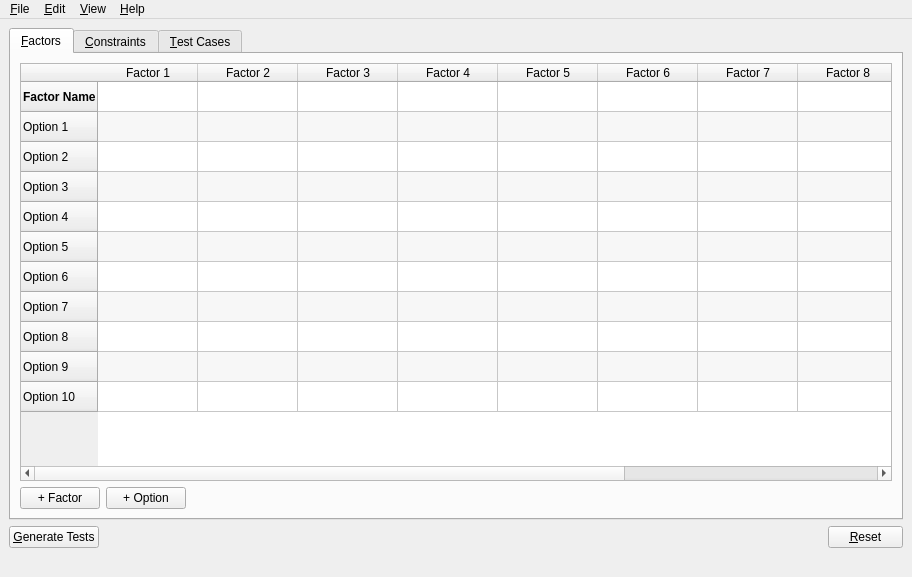
<?xml version="1.0" encoding="UTF-8"?>
<ui version="4.0">
 <class>MainWindow</class>
 <widget class="QMainWindow" name="MainWindow">
  <property name="geometry">
   <rect>
    <x>0</x>
    <y>0</y>
    <width>912</width>
    <height>577</height>
   </rect>
  </property>
  <property name="windowTitle">
   <string>Pairwise Test Case Generator</string>
  </property>
  <property name="windowIcon">
   <iconset>
    <normaloff>:/icons/icon.png</normaloff>:/icons/icon.png</iconset>
  </property>
  <widget class="QWidget" name="centralwidget">
   <layout class="QGridLayout" name="gridLayout">
    <item row="0" column="0">
     <widget class="QTabWidget" name="tabWidget">
      <property name="currentIndex">
       <number>0</number>
      </property>
      <widget class="QWidget" name="tab">
       <attribute name="title">
        <string>&amp;Factors</string>
       </attribute>
       <layout class="QGridLayout" name="gridLayout_2">
        <item row="0" column="0">
         <widget class="QTableWidget" name="tablePairs">
          <property name="editTriggers">
           <set>QAbstractItemView::AnyKeyPressed|QAbstractItemView::DoubleClicked</set>
          </property>
          <property name="dragEnabled">
           <bool>false</bool>
          </property>
          <property name="alternatingRowColors">
           <bool>true</bool>
          </property>
          <property name="rowCount">
           <number>11</number>
          </property>
          <property name="columnCount">
           <number>10</number>
          </property>
          <row>
           <property name="text">
            <string>Factor Name</string>
           </property>
           <property name="font">
            <font>
             <weight>75</weight>
             <bold>true</bold>
            </font>
           </property>
           <property name="background">
            <color alpha="0">
             <red>255</red>
             <green>255</green>
             <blue>255</blue>
            </color>
           </property>
          </row>
          <row>
           <property name="text">
            <string>Option 1</string>
           </property>
          </row>
          <row>
           <property name="text">
            <string>Option 2</string>
           </property>
          </row>
          <row>
           <property name="text">
            <string>Option 3</string>
           </property>
          </row>
          <row>
           <property name="text">
            <string>Option 4</string>
           </property>
          </row>
          <row>
           <property name="text">
            <string>Option 5</string>
           </property>
          </row>
          <row>
           <property name="text">
            <string>Option 6</string>
           </property>
          </row>
          <row>
           <property name="text">
            <string>Option 7</string>
           </property>
          </row>
          <row>
           <property name="text">
            <string>Option 8</string>
           </property>
          </row>
          <row>
           <property name="text">
            <string>Option 9</string>
           </property>
          </row>
          <row>
           <property name="text">
            <string>Option 10</string>
           </property>
          </row>
          <column>
           <property name="text">
            <string>Factor 1</string>
           </property>
          </column>
          <column>
           <property name="text">
            <string>Factor 2</string>
           </property>
          </column>
          <column>
           <property name="text">
            <string>Factor 3</string>
           </property>
          </column>
          <column>
           <property name="text">
            <string>Factor 4</string>
           </property>
          </column>
          <column>
           <property name="text">
            <string>Factor 5</string>
           </property>
          </column>
          <column>
           <property name="text">
            <string>Factor 6</string>
           </property>
          </column>
          <column>
           <property name="text">
            <string>Factor 7</string>
           </property>
          </column>
          <column>
           <property name="text">
            <string>Factor 8</string>
           </property>
          </column>
          <column>
           <property name="text">
            <string>Factor 9</string>
           </property>
          </column>
          <column>
           <property name="text">
            <string>Factor 10</string>
           </property>
          </column>
          <item row="0" column="0">
           <property name="text">
            <string/>
           </property>
           <property name="font">
            <font>
             <weight>75</weight>
             <bold>true</bold>
            </font>
           </property>
           <property name="background">
            <brush brushstyle="NoBrush">
             <color alpha="255">
              <red>255</red>
              <green>255</green>
              <blue>127</blue>
             </color>
            </brush>
           </property>
          </item>
          <item row="0" column="1">
           <property name="text">
            <string/>
           </property>
           <property name="font">
            <font>
             <weight>75</weight>
             <bold>true</bold>
            </font>
           </property>
          </item>
          <item row="0" column="2">
           <property name="text">
            <string/>
           </property>
           <property name="font">
            <font>
             <weight>75</weight>
             <bold>true</bold>
            </font>
           </property>
          </item>
          <item row="0" column="3">
           <property name="text">
            <string/>
           </property>
           <property name="font">
            <font>
             <weight>75</weight>
             <bold>true</bold>
            </font>
           </property>
          </item>
          <item row="0" column="4">
           <property name="text">
            <string/>
           </property>
           <property name="font">
            <font>
             <weight>75</weight>
             <bold>true</bold>
            </font>
           </property>
          </item>
          <item row="0" column="5">
           <property name="text">
            <string/>
           </property>
           <property name="font">
            <font>
             <weight>75</weight>
             <bold>true</bold>
            </font>
           </property>
          </item>
          <item row="0" column="6">
           <property name="text">
            <string/>
           </property>
           <property name="font">
            <font>
             <weight>75</weight>
             <bold>true</bold>
            </font>
           </property>
          </item>
          <item row="0" column="7">
           <property name="text">
            <string/>
           </property>
           <property name="font">
            <font>
             <weight>75</weight>
             <bold>true</bold>
            </font>
           </property>
          </item>
          <item row="0" column="8">
           <property name="text">
            <string/>
           </property>
           <property name="font">
            <font>
             <weight>75</weight>
             <bold>true</bold>
            </font>
           </property>
          </item>
          <item row="0" column="9">
           <property name="text">
            <string/>
           </property>
           <property name="font">
            <font>
             <weight>75</weight>
             <bold>true</bold>
            </font>
           </property>
          </item>
         </widget>
        </item>
        <item row="1" column="0">
         <layout class="QHBoxLayout" name="horizontalLayout">
          <item>
           <widget class="QPushButton" name="buttonAddFactor">
            <property name="maximumSize">
             <size>
              <width>80</width>
              <height>23</height>
             </size>
            </property>
            <property name="text">
             <string>+ Factor</string>
            </property>
           </widget>
          </item>
          <item>
           <widget class="QPushButton" name="buttonAddOption">
            <property name="maximumSize">
             <size>
              <width>80</width>
              <height>23</height>
             </size>
            </property>
            <property name="text">
             <string>+ Option</string>
            </property>
           </widget>
          </item>
          <item>
           <spacer name="horizontalSpacer">
            <property name="orientation">
             <enum>Qt::Horizontal</enum>
            </property>
            <property name="sizeHint" stdset="0">
             <size>
              <width>388</width>
              <height>20</height>
             </size>
            </property>
           </spacer>
          </item>
         </layout>
        </item>
       </layout>
      </widget>
      <widget class="QWidget" name="tab_2">
       <attribute name="title">
        <string>&amp;Constraints</string>
       </attribute>
       <layout class="QGridLayout" name="gridLayout_3">
        <item row="0" column="0">
         <widget class="QTableWidget" name="tableConstraints">
          <property name="editTriggers">
           <set>QAbstractItemView::NoEditTriggers</set>
          </property>
          <property name="rowCount">
           <number>0</number>
          </property>
          <property name="columnCount">
           <number>0</number>
          </property>
         </widget>
        </item>
        <item row="1" column="0">
         <layout class="QHBoxLayout" name="horizontalLayout_4">
          <item>
           <widget class="QPushButton" name="buttonAdd">
            <property name="enabled">
             <bool>false</bool>
            </property>
            <property name="text">
             <string>&amp;Add</string>
            </property>
           </widget>
          </item>
          <item>
           <spacer name="horizontalSpacer_3">
            <property name="orientation">
             <enum>Qt::Horizontal</enum>
            </property>
            <property name="sizeHint" stdset="0">
             <size>
              <width>338</width>
              <height>20</height>
             </size>
            </property>
           </spacer>
          </item>
         </layout>
        </item>
       </layout>
      </widget>
      <widget class="QWidget" name="tab_3">
       <attribute name="title">
        <string>&amp;Test Cases</string>
       </attribute>
       <layout class="QGridLayout" name="gridLayout_4">
        <item row="0" column="0">
         <widget class="QTableWidget" name="tableResults">
          <property name="editTriggers">
           <set>QAbstractItemView::NoEditTriggers</set>
          </property>
          <property name="alternatingRowColors">
           <bool>true</bool>
          </property>
         </widget>
        </item>
        <item row="1" column="0">
         <layout class="QHBoxLayout" name="horizontalLayout_5">
          <item>
           <widget class="QPushButton" name="buttonExcel">
            <property name="enabled">
             <bool>false</bool>
            </property>
            <property name="text">
             <string>&amp;Excel</string>
            </property>
           </widget>
          </item>
          <item>
           <spacer name="horizontalSpacer_5">
            <property name="orientation">
             <enum>Qt::Horizontal</enum>
            </property>
            <property name="sizeHint" stdset="0">
             <size>
              <width>448</width>
              <height>20</height>
             </size>
            </property>
           </spacer>
          </item>
         </layout>
        </item>
       </layout>
      </widget>
     </widget>
    </item>
    <item row="1" column="0">
     <layout class="QVBoxLayout" name="verticalLayout">
      <item>
       <layout class="QHBoxLayout" name="horizontalLayout_2">
        <item>
         <widget class="QPushButton" name="buttonGenerate">
          <property name="maximumSize">
           <size>
            <width>137</width>
            <height>23</height>
           </size>
          </property>
          <property name="text">
           <string>&amp;Generate Tests</string>
          </property>
         </widget>
        </item>
        <item>
         <spacer name="horizontalSpacer_4">
          <property name="orientation">
           <enum>Qt::Horizontal</enum>
          </property>
          <property name="sizeHint" stdset="0">
           <size>
            <width>148</width>
            <height>20</height>
           </size>
          </property>
         </spacer>
        </item>
        <item>
         <widget class="QPushButton" name="buttonClear">
          <property name="maximumSize">
           <size>
            <width>75</width>
            <height>23</height>
           </size>
          </property>
          <property name="text">
           <string>&amp;Reset</string>
          </property>
         </widget>
        </item>
       </layout>
      </item>
      <item>
       <widget class="QLabel" name="labelMessage">
        <property name="text">
         <string/>
        </property>
       </widget>
      </item>
     </layout>
    </item>
   </layout>
  </widget>
  <widget class="QMenuBar" name="menubar">
   <property name="geometry">
    <rect>
     <x>0</x>
     <y>0</y>
     <width>912</width>
     <height>22</height>
    </rect>
   </property>
   <widget class="QMenu" name="menuFile">
    <property name="title">
     <string>&amp;File</string>
    </property>
    <addaction name="actionOpen"/>
    <addaction name="actionSave"/>
    <addaction name="separator"/>
    <addaction name="actionExit"/>
   </widget>
   <widget class="QMenu" name="menuHelp">
    <property name="title">
     <string>&amp;Help</string>
    </property>
    <addaction name="actionHelp"/>
    <addaction name="actionAbout"/>
   </widget>
   <widget class="QMenu" name="menuView">
    <property name="title">
     <string>&amp;View</string>
    </property>
    <addaction name="actionFactors"/>
    <addaction name="actionConstraints"/>
    <addaction name="actionResults"/>
   </widget>
   <widget class="QMenu" name="menuEdit">
    <property name="title">
     <string>&amp;Edit</string>
    </property>
    <addaction name="actionCopy"/>
    <addaction name="actionPaste"/>
   </widget>
   <addaction name="menuFile"/>
   <addaction name="menuEdit"/>
   <addaction name="menuView"/>
   <addaction name="menuHelp"/>
  </widget>
  <action name="actionHelp">
   <property name="text">
    <string>Help</string>
   </property>
   <property name="shortcut">
    <string>Ctrl+H</string>
   </property>
  </action>
  <action name="actionOpen">
   <property name="text">
    <string>Open</string>
   </property>
   <property name="shortcut">
    <string>Ctrl+O</string>
   </property>
  </action>
  <action name="actionSave">
   <property name="text">
    <string>Save</string>
   </property>
   <property name="shortcut">
    <string>Ctrl+S</string>
   </property>
  </action>
  <action name="actionAbout">
   <property name="text">
    <string>About</string>
   </property>
  </action>
  <action name="actionFactors">
   <property name="text">
    <string>Factors</string>
   </property>
  </action>
  <action name="actionConstraints">
   <property name="text">
    <string>Constraints</string>
   </property>
  </action>
  <action name="actionResults">
   <property name="text">
    <string>Test Cases</string>
   </property>
  </action>
  <action name="actionCopy">
   <property name="text">
    <string>Copy</string>
   </property>
   <property name="shortcut">
    <string>Ctrl+C</string>
   </property>
  </action>
  <action name="actionPaste">
   <property name="text">
    <string>Paste</string>
   </property>
   <property name="shortcut">
    <string>Ctrl+V</string>
   </property>
  </action>
  <action name="actionExit">
   <property name="text">
    <string>Exit</string>
   </property>
  </action>
 </widget>
 <tabstops>
  <tabstop>tabWidget</tabstop>
  <tabstop>tablePairs</tabstop>
  <tabstop>buttonAddFactor</tabstop>
  <tabstop>buttonAddOption</tabstop>
  <tabstop>tableConstraints</tabstop>
  <tabstop>buttonAdd</tabstop>
  <tabstop>tableResults</tabstop>
  <tabstop>buttonExcel</tabstop>
  <tabstop>buttonGenerate</tabstop>
  <tabstop>buttonClear</tabstop>
 </tabstops>
 <resources>
  <include location="resources.qrc"/>
 </resources>
 <connections/>
</ui>
